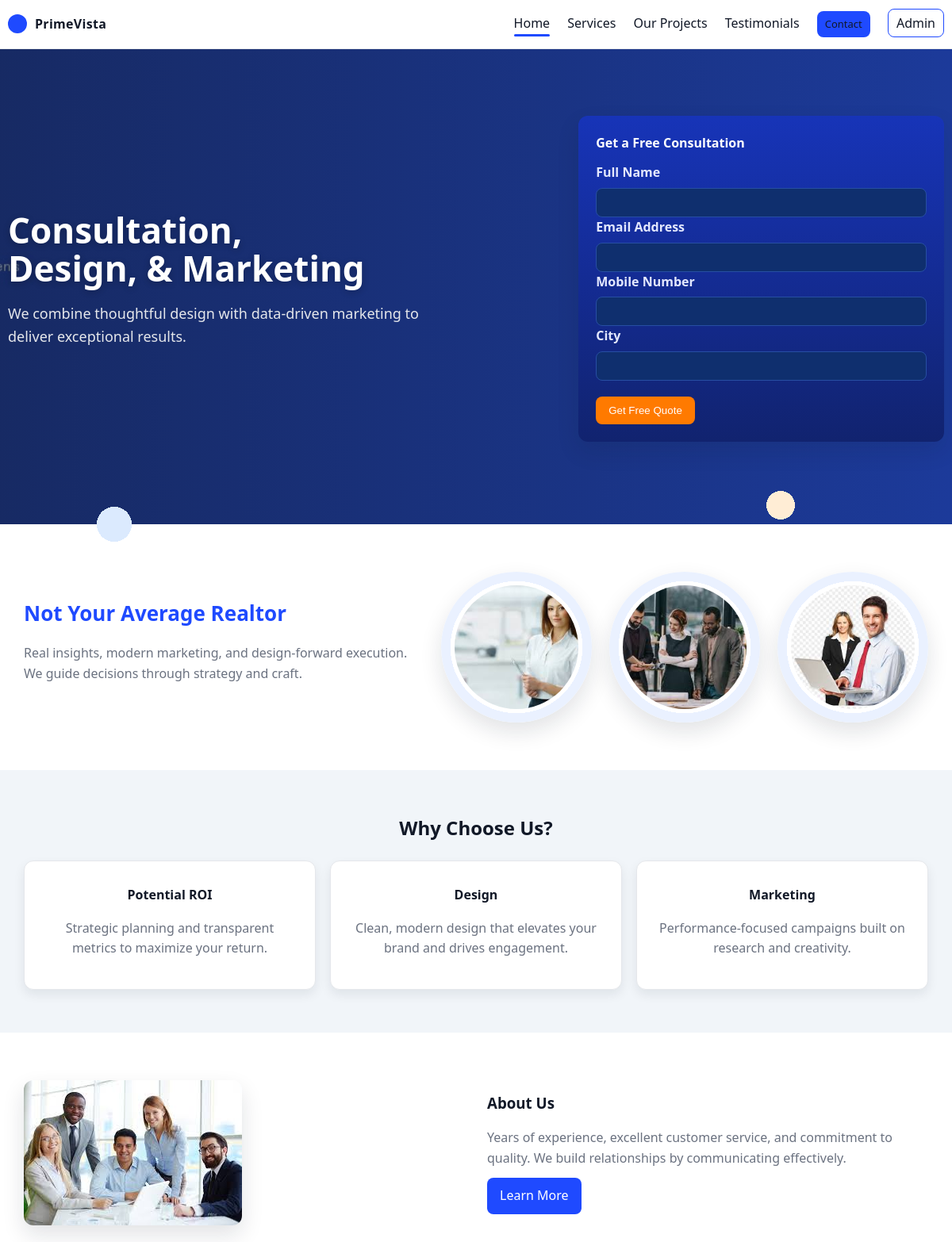
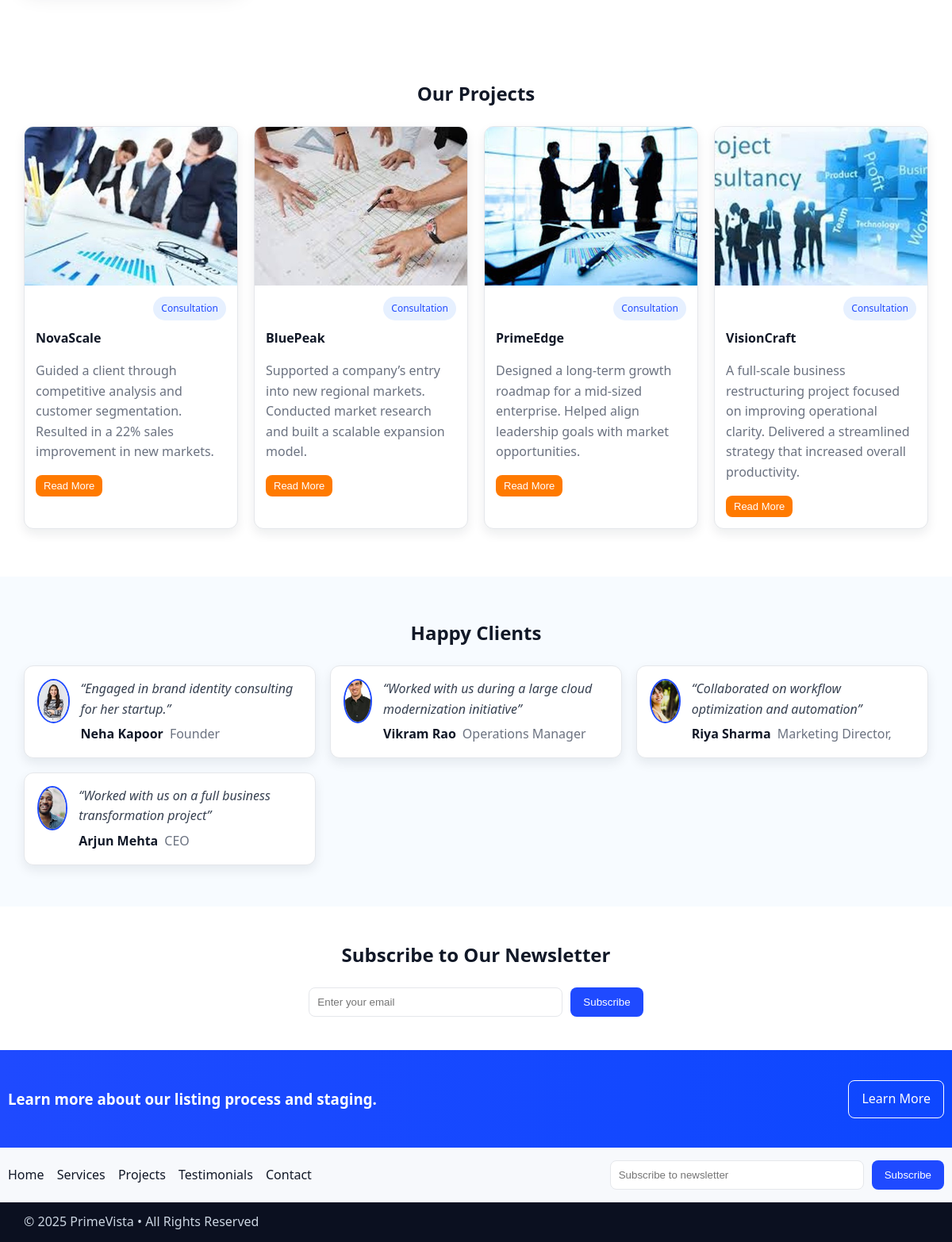
The page / on the database its author committed (2 pictures, top to bottom).
### tables this page shows
CREATE TABLE projects (
            id INTEGER PRIMARY KEY AUTOINCREMENT,
            name TEXT NOT NULL,
            description TEXT NOT NULL,
            image_filename TEXT
        );

CREATE TABLE clients (
            id INTEGER PRIMARY KEY AUTOINCREMENT,
            name TEXT NOT NULL,
            designation TEXT NOT NULL,
            description TEXT NOT NULL,
            image_filename TEXT
        );

### app.py (the view)
@app.route('/')
def index():
    conn = get_db()
    projects = conn.execute('SELECT * FROM projects ORDER BY id DESC').fetchall()
    clients = conn.execute('SELECT * FROM clients ORDER BY id DESC').fetchall()
    conn.close()
    return render_template('index.html', projects=projects, clients=clients, title='PrimeVista')

### app.py (called while the page is built)
def get_db():
    conn = sqlite3.connect(DB_PATH)
    conn.row_factory = sqlite3.Row
    return conn

### templates/index.html
{% extends 'base.html' %}
{% block content %}
<section class="hero" style="background-image:url('{{ url_for('static', filename='img/hero.jpg') }}');">
  <div class="container hero-grid">
    <div class="hero-copy">
      <h1>Consultation,<br/> Design, &amp; Marketing</h1>
      <p>We combine thoughtful design with data-driven marketing to deliver exceptional results.</p>
    </div>
    <div class="hero-form-card" style="margin-bottom: 20px;">
      <h4>Get a Free Consultation</h4>
      <form class="form" method="post" action="{{ url_for('contact_submit') }}">
        <label>Full Name
          <input type="text" name="full_name" required />
        </label>
        <label>Email Address
          <input type="email" name="email" required />
        </label>
        <label>Mobile Number
          <input type="text" name="mobile" required />
        </label>
        <label>City
          <input type="text" name="city" required />
        </label>
        <button class="btn accent" type="submit" style="margin-top: 20px;">Get Free Quote</button>
      </form>
    </div>
  </div>
  <div class="hero-decor"></div>
</section>
<section id="services" class="feature-band">
  <div class="container feature-grid">
    <div class="feature-text">
      <h3>Not Your Average Realtor</h3>
      <p>Real insights, modern marketing, and design-forward execution. We guide decisions through strategy and craft.</p>
    </div>
    <div class="feature-photos">
      <div class="photo-ring"><img src="{{ url_for('static', filename='img/prolady.jpg') }}" alt="Professional"/></div>
      <div class="photo-ring"><img src="{{ url_for('static', filename='img/gd.jpg') }}" alt="Team"/></div>
      <div class="photo-ring"><img src="{{ url_for('static', filename='img/workingman.jpg') }}" alt="Work"/></div>
    </div>
  </div>
</section>
<section class="why">
  <div class="container">
    <h3 class="section-title">Why Choose Us?</h3>
    <div class="icon-cards">
      <div class="icon-card">
        <h4>Potential ROI</h4>
        <p>Strategic planning and transparent metrics to maximize your return.</p>
      </div>
      <div class="icon-card">
        <h4>Design</h4>
        <p>Clean, modern design that elevates your brand and drives engagement.</p>
      </div>
      <div class="icon-card">
        <h4>Marketing</h4>
        <p>Performance-focused campaigns built on research and creativity.</p>
      </div>
    </div>
  </div>
</section>
<section class="about">
  <div class="container about-inner">
    <div class="about-photos">
      <img src="{{ url_for('static', filename='img/groupds.jpg') }}" alt="Presentation" />
    </div>
    <div class="about-copy">
      <h3>About Us</h3>
      <p>Years of experience, excellent customer service, and commitment to quality. We build relationships by communicating effectively.</p>
      <a class="btn" href="#projects">Learn More</a>
    </div>
  </div>
</section>
<section id="projects" class="section projects">
  <div class="container">
    <h3 class="section-title">Our Projects</h3>
    <div class="grid">
      {% for p in projects %}
        <div class="card project">
          {% if p.image_filename %}
            <img src="{{ url_for('static', filename='uploads/' ~ p.image_filename) }}" alt="{{ p.name }}" />
          {% else %}
            <img src="{{ url_for('static', filename='img/project-default.jpg') }}" alt="{{ p.name }}" />
          {% endif %}
          <div class="card-body">
            <div class="card-top">
              <span class="badge">Consultation</span>
            </div>
            <h4>{{ p.name }}</h4>
            <p>{{ p.description }}</p>
            <button class="btn accent small" disabled>Read More</button>
          </div>
        </div>
      {% else %}
        <p class="muted">No projects yet. Add some in the Admin panel.</p>
      {% endfor %}
    </div>
  </div>
</section>
<section id="clients" class="section clients">
  <div class="container">
    <h3 class="section-title">Happy Clients</h3>
    <div class="client-row">
      {% for c in clients %}
        <div class="client-card">
          <div class="client-avatar">
            {% if c.image_filename %}
              <img src="{{ url_for('static', filename='uploads/' ~ c.image_filename) }}" alt="{{ c.name }}" />
            {% else %}
              <img src="{{ url_for('static', filename='img/client-default.jpg') }}" alt="{{ c.name }}" />
            {% endif %}
          </div>
          <div class="client-copy">
            <p>“{{ c.description }}”</p>
            <div class="client-meta">
              <strong>{{ c.name }}</strong>
              <span class="muted">{{ c.designation }}</span>
            </div>
          </div>
        </div>
      {% else %}
        <p class="muted">No clients yet. Add some in the Admin panel.</p>
      {% endfor %}
    </div>
  </div>
</section>
<section id="contact" class="section newsletter alt">
  <div class="container">
    <h3 class="section-title">Subscribe to Our Newsletter</h3>
    <form class="form-inline" method="post" action="{{ url_for('subscribe') }}">
      <input type="email" name="email" placeholder="Enter your email" required />
      <button class="btn" type="submit">Subscribe</button>
    </form>
  </div>
</section>
{% endblock %}

### rows shown on the page
projects: image_filename (picture), name "NovaScale", description "Guided a client through competitive analysis and customer segmentation. Resulted in a 22% sales improvement in new markets."
projects: image_filename (picture), name "BluePeak", description "Supported a company’s entry into new regional markets. Conducted market research and built a scalable expansion model."
projects: image_filename (picture), name "PrimeEdge", description "Designed a long-term growth roadmap for a mid-sized enterprise. Helped align leadership goals with market opportunities."
projects: image_filename (picture), name "VisionCraft", description "A full-scale business restructuring project focused on improving operational clarity. Delivered a streamlined strategy that increased overall productivity."
clients: image_filename (picture), description "Engaged in brand identity consulting for her startup.", name "Neha Kapoor", designation "Founder"
clients: image_filename (picture), description "Worked with us during a large cloud modernization initiative", name "Vikram Rao", designation "Operations Manager"
clients: image_filename (picture), description "Collaborated on workflow optimization and automation", name "Riya Sharma", designation "Marketing Director,"
clients: image_filename (picture), description "Worked with us on a full business transformation project", name "Arjun Mehta", designation "CEO"

### other values the page prints
{{ 2025 }} "2025"
